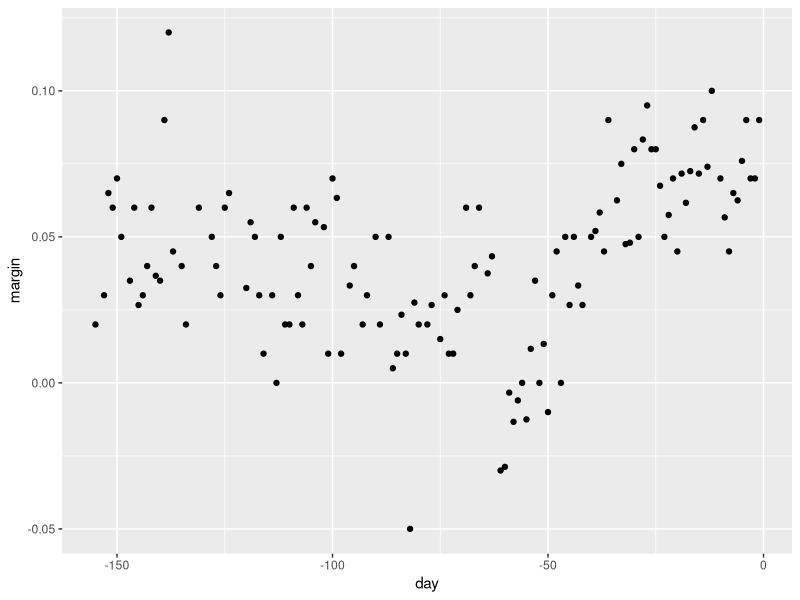
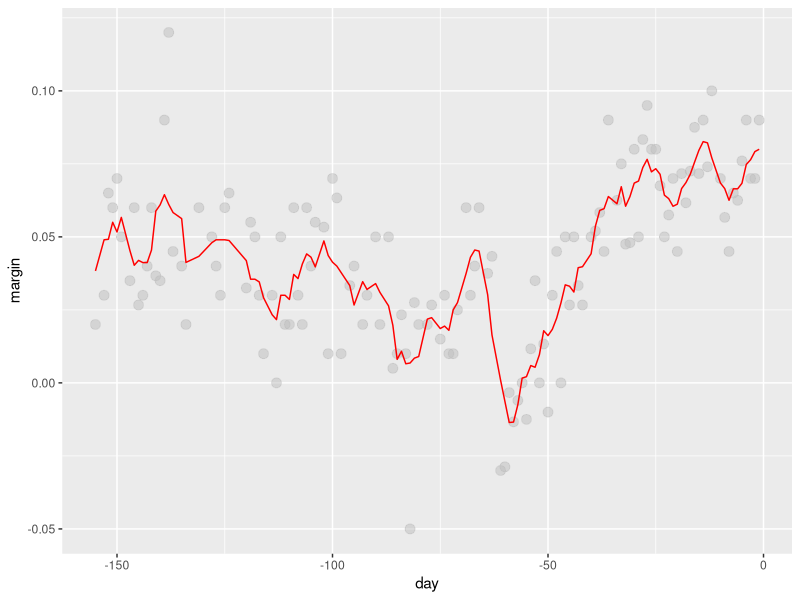
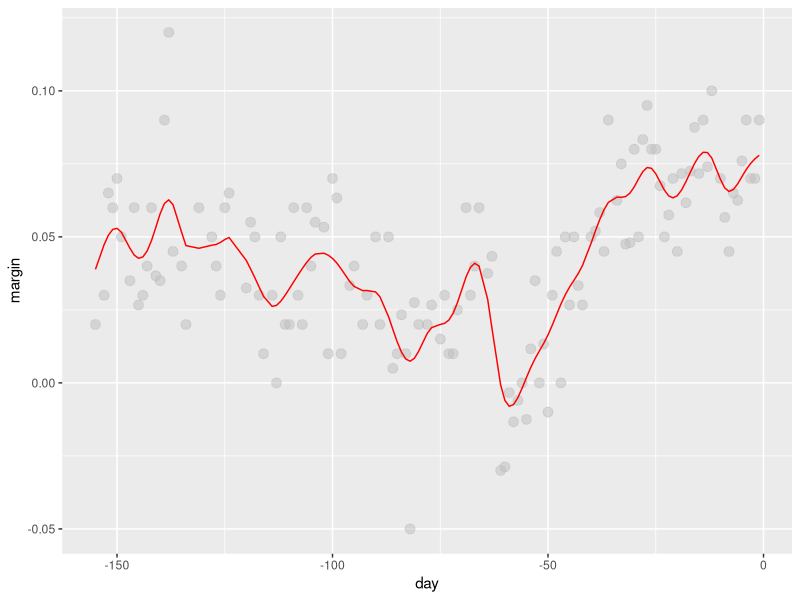
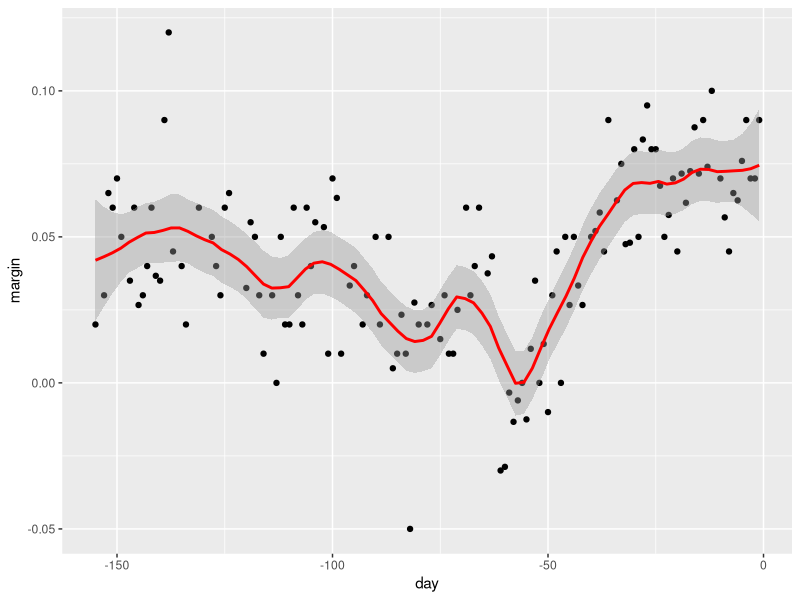

These charts were generated, in order, by the following R code:
library(dslabs)
library(tidyverse)
data("polls_2008")
qplot(day, margin, data = polls_2008)

# bin smoothers
span <- 7 
fit <- with(polls_2008,ksmooth(day, margin, x.points = day, kernel="box", bandwidth =span))
polls_2008 %>% mutate(smooth = fit$y) %>%
  ggplot(aes(day, margin)) +
  geom_point(size = 3, alpha = .5, color = "grey") + 
  geom_line(aes(day, smooth), color="red")

# kernel
span <- 7
fit <- with(polls_2008, ksmooth(day, margin,  x.points = day, kernel="normal", bandwidth = span))
polls_2008 %>% mutate(smooth = fit$y) %>%
  ggplot(aes(day, margin)) +
  geom_point(size = 3, alpha = .5, color = "grey") + 
  geom_line(aes(day, smooth), color="red")

#loess
polls_2008 %>% ggplot(aes(day, margin)) +
  geom_point() + 
  geom_smooth(color="red", span = 0.15, method = "loess", method.args = list(degree=1))
